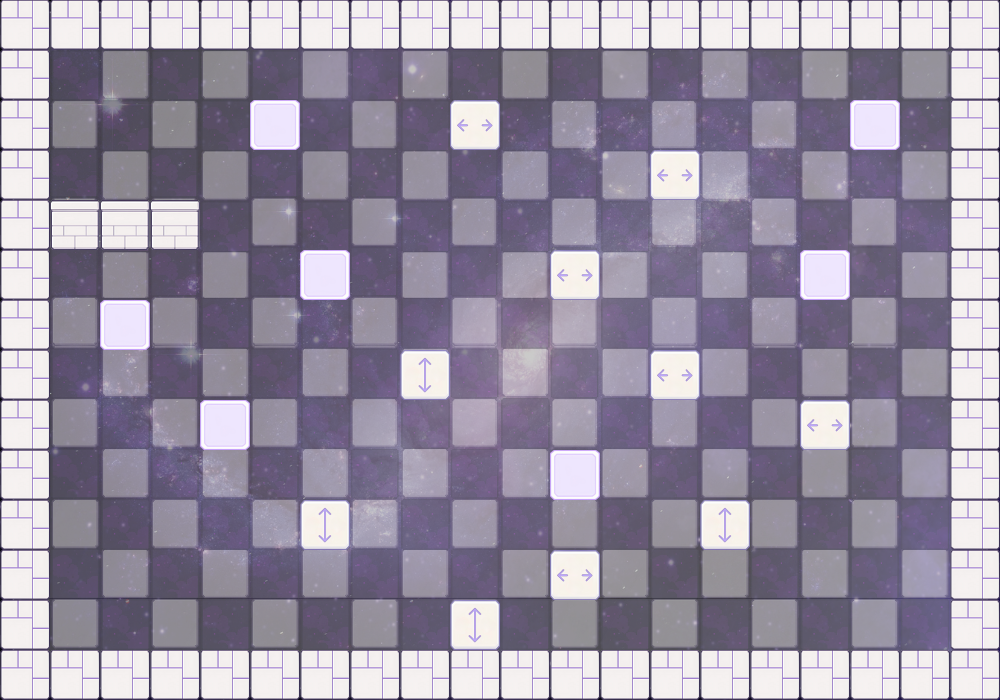

The image is a tile-based game level rendered from a .tmx file. Its description and complete source (layers, tilesets, objects, tile grids) follow:
An orthogonal 20x14 tile map with 50x50 px tiles, 1 tile layer (Tile Layer 1), 1 image layer and 13 objects.

<map version="1.10" tiledversion="1.11.2" orientation="orthogonal" renderorder="right-down" width="20" height="14" tilewidth="50" tileheight="50" infinite="0" nextlayerid="4" nextobjectid="4">
 <tileset firstgid="1" source="../assets/sprites.tsx" />
 <imagelayer id="2" name="background">
  <image source="../assets/level-bg.png" width="1000" height="700" />
 </imagelayer>
 <layer id="1" name="Tile Layer 1" width="20" height="14">
  <data encoding="csv">
16,16,16,16,16,16,16,16,16,16,16,16,16,16,16,16,16,16,16,16,
16,0,0,0,0,0,0,0,0,0,0,0,0,0,0,0,0,0,0,16,
16,0,0,0,0,28,0,0,0,26,0,0,0,0,0,0,0,28,0,16,
16,0,0,0,0,0,0,0,0,0,0,0,0,26,0,0,0,0,0,16,
16,20,20,20,0,0,0,0,0,0,0,0,0,0,0,0,0,0,0,16,
16,0,0,0,0,0,28,0,0,0,0,26,0,0,0,0,28,0,0,16,
16,0,28,0,0,0,0,0,0,0,0,0,0,0,0,0,0,0,0,16,
16,0,0,0,0,0,0,0,27,0,0,0,0,26,0,0,0,0,0,16,
16,0,0,0,28,0,0,0,0,0,0,0,0,0,0,0,26,0,0,16,
16,0,0,0,0,0,0,0,0,0,0,28,0,0,0,0,0,0,0,16,
16,0,0,0,0,0,27,0,0,0,0,0,0,0,27,0,0,0,0,16,
16,0,0,0,0,0,0,0,0,0,0,26,0,0,0,0,0,0,0,16,
16,0,0,0,0,0,0,0,0,27,0,0,0,0,0,0,0,0,0,16,
16,16,16,16,16,16,16,16,16,16,16,16,16,16,16,16,16,16,16,16
</data>
 </layer>
 <objectgroup id="3" name="Object Layer 1">
  <object id="1" gid="8" x="50" y="200" width="50" height="50" />
  <object id="2" gid="4" x="250" y="650" width="50" height="50" />
  <object id="3" gid="4" x="100" y="650" width="50" height="50" />
  <object id="4" gid="26" x="450" y="150" width="50" height="50">
   <properties>
    <property name="initial_speed" type="int" value="1" />
    <property name="left" type="int" value="2" />
    <property name="right" type="int" value="2" />
    <property name="speed" type="int" value="1" />
   </properties>
  </object>
  <object id="10" gid="26" x="650" y="200" width="50" height="50">
   <properties>
    <property name="initial_speed" type="int" value="1" />
    <property name="left" type="int" value="2" />
    <property name="right" type="int" value="2" />
    <property name="speed" type="int" value="1" />
   </properties>
  </object>
  <object id="11" gid="26" x="550" y="300" width="50" height="50">
   <properties>
    <property name="initial_speed" type="int" value="1" />
    <property name="left" type="int" value="2" />
    <property name="right" type="int" value="2" />
    <property name="speed" type="int" value="1" />
   </properties>
  </object>
  <object id="12" gid="26" x="650" y="400" width="50" height="50">
   <properties>
    <property name="initial_speed" type="int" value="1" />
    <property name="left" type="int" value="2" />
    <property name="right" type="int" value="2" />
    <property name="speed" type="int" value="1" />
   </properties>
  </object>
  <object id="13" gid="26" x="800" y="450" width="50" height="50">
   <properties>
    <property name="initial_speed" type="int" value="1" />
    <property name="left" type="int" value="2" />
    <property name="right" type="int" value="2" />
    <property name="speed" type="int" value="1" />
   </properties>
  </object>
  <object id="14" gid="26" x="550" y="600" width="50" height="50">
   <properties>
    <property name="initial_speed" type="int" value="1" />
    <property name="left" type="int" value="2" />
    <property name="right" type="int" value="2" />
    <property name="speed" type="int" value="1" />
   </properties>
  </object>
  <object id="15" gid="27" x="450" y="650" width="50" height="50">
   <properties>
    <property name="down" type="int" value="2" />
    <property name="initial_speed" type="int" value="1" />
    <property name="speed" type="int" value="1" />
    <property name="up" type="int" value="2" />
   </properties>
  </object>
  <object id="16" gid="27" x="300" y="550" width="50" height="50">
   <properties>
    <property name="down" type="int" value="2" />
    <property name="initial_speed" type="int" value="1" />
    <property name="speed" type="int" value="1" />
    <property name="up" type="int" value="2" />
   </properties>
  </object>
  <object id="17" gid="27" x="400" y="400" width="50" height="50">
   <properties>
    <property name="down" type="int" value="2" />
    <property name="initial_speed" type="int" value="1" />
    <property name="speed" type="int" value="1" />
    <property name="up" type="int" value="2" />
   </properties>
  </object>
  <object id="18" gid="27" x="700" y="550" width="50" height="50">
   <properties>
    <property name="down" type="int" value="2" />
    <property name="initial_speed" type="int" value="1" />
    <property name="speed" type="int" value="1" />
    <property name="up" type="int" value="2" />
   </properties>
  </object>
 </objectgroup>
</map>